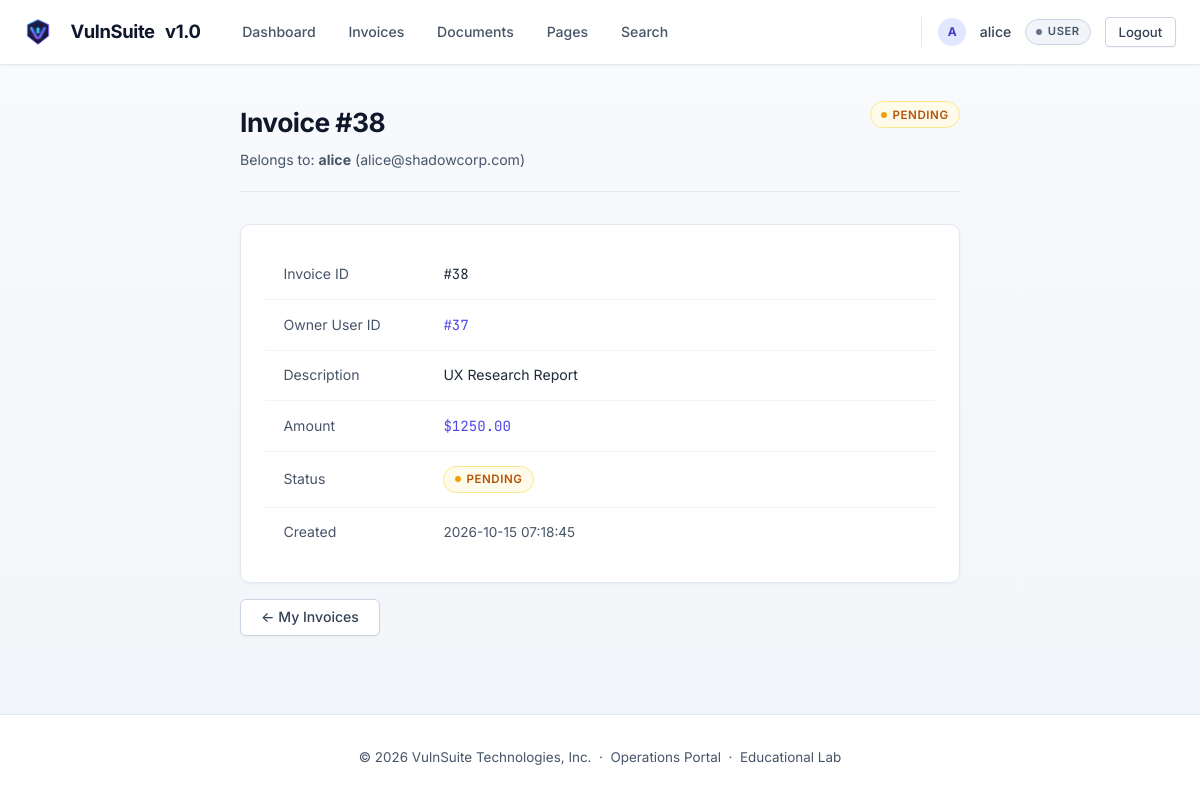
The page /invoice/38 (signed in) on the database as committed earlier.
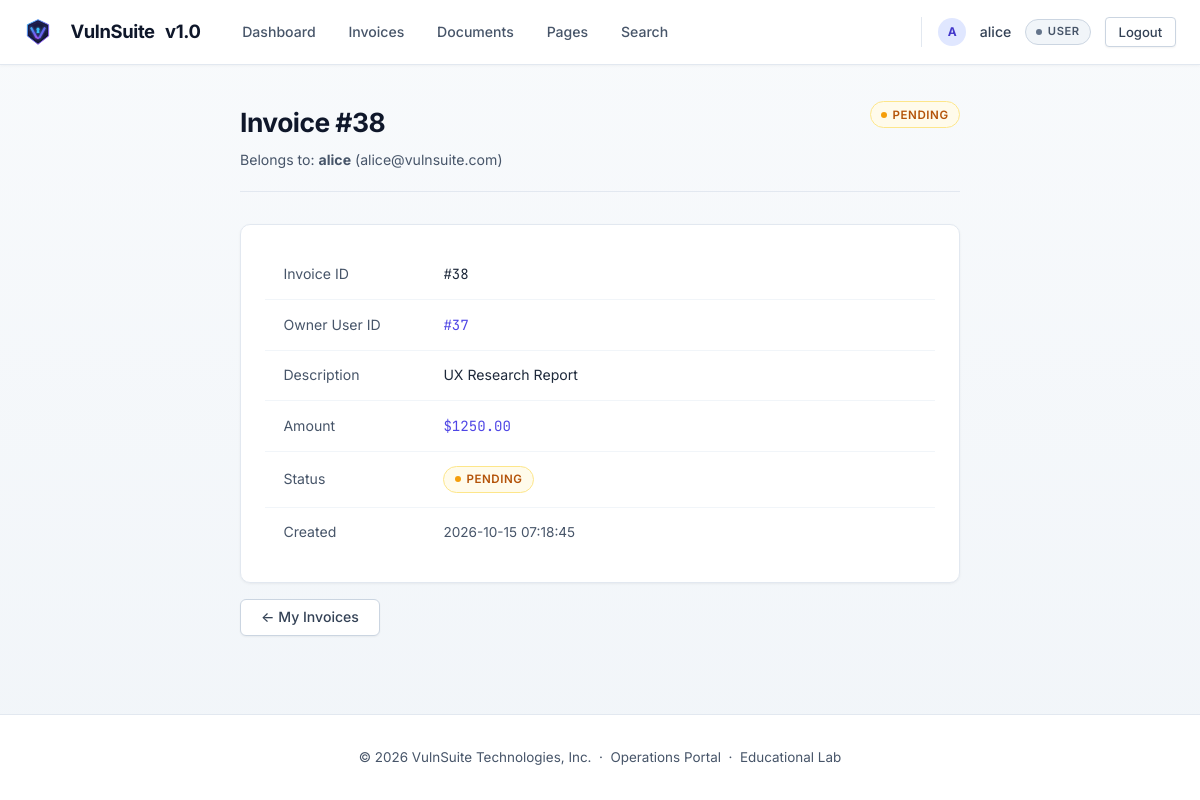
The same page on the database as committed later.
### tables this page shows
CREATE TABLE users (
        id          INTEGER PRIMARY KEY AUTOINCREMENT,
        username    TEXT UNIQUE NOT NULL,
        email       TEXT UNIQUE NOT NULL,
        password    TEXT NOT NULL,
        role        TEXT NOT NULL DEFAULT 'user',
        bio         TEXT DEFAULT '',
        website     TEXT DEFAULT '',
        created_at  TEXT DEFAULT (datetime('now'))
    );

### routes/invoice_routes.py (the view)
@invoice_bp.route("/invoice/<int:invoice_id>")
@login_required
def view_invoice(invoice_id):
    user    = current_user()
    db      = get_db()
    invoice = db.execute("SELECT * FROM invoices WHERE id=?", (invoice_id,)).fetchone()
    if not invoice:
        abort(404)
    if not current_app.config["VULN_IDOR"]:
        if invoice["user_id"] != user["id"] and user["role"] not in ("support-admin", "super-admin"):
            abort(403)
    else:
        if invoice["user_id"] != user["id"] and user["role"] not in ("support-admin", "super-admin"):
            import hashlib as _hl
            _expected = _hl.md5(str(invoice_id).encode()).hexdigest()[:8]
            if request.args.get("token", "") != _expected:
                abort(403)
    import hashlib as _hl
    token = _hl.md5(str(invoice_id).encode()).hexdigest()[:8]
    owner = db.execute("SELECT username, email FROM users WHERE id=?",
                       (invoice["user_id"],)).fetchone()
    return render_template("invoice/view_invoice.html",
                           invoice=invoice, owner=owner, token=token)

### auth.py (called while the page is built)
def current_user():
    return {
        "id":       session.get("user_id"),
        "username": session.get("username"),
        "role":     session.get("role"),
    } if "user_id" in session else None

def login_required(f):
    @wraps(f)
    def decorated(*args, **kwargs):
        if not current_user():
            return redirect(url_for("auth.login"))
        return f(*args, **kwargs)
    return decorated

### db.py (called while the page is built)
def get_db():
    if "db" not in g:
        db_path = current_app.config["DATABASE"]
        g.db = sqlite3.connect(db_path, detect_types=sqlite3.PARSE_DECLTYPES,
                               timeout=10)
        g.db.row_factory = sqlite3.Row
        g.db.execute("PRAGMA busy_timeout = 8000")
    return g.db

### templates/invoice/view_invoice.html (shortened to what this page needs)
{% extends "base.html" %}
{% block content %}
<div style="max-width:720px;margin:0 auto;">
  <div class="page-header">
    <div>
      <h1 class="page-title">Invoice #{{ invoice['id'] }}</h1>
      <p class="page-sub">Belongs to: <strong>{{ owner['username'] }}</strong> ({{ owner['email'] }})</p>
    </div>
    <span class="status-pill status-{{ invoice['status'] }}">{{ invoice['status'] }}</span>
  </div>
  <div class="card">
    <table>
      <tbody>
        <tr>
          <td style="width:160px;color:var(--text-muted);">Invoice ID</td>
          <td class="mono">#{{ invoice['id'] }}</td>
        </tr>
        <tr>
          <td style="color:var(--text-muted);">Owner User ID</td>
          <td class="mono">
            <a href="{{ url_for('invoice.view_user_record', user_id=invoice['user_id']) }}">
              #{{ invoice['user_id'] }}
            </a>
          </td>
        </tr>
        <tr>
          <td style="color:var(--text-muted);">Description</td>
          <td>{{ invoice['description'] }}</td>
        </tr>
        <tr>
          <td style="color:var(--text-muted);">Amount</td>
          <td class="mono" style="color:var(--accent);">${{ "%.2f"|format(invoice['amount']) }}</td>
        </tr>
        <tr>
          <td style="color:var(--text-muted);">Status</td>
          <td><span class="status-pill status-{{ invoice['status'] }}">{{ invoice['status'] }}</span></td>
        </tr>
        <tr>
          <td style="color:var(--text-muted);">Created</td>
          <td class="text-muted" style="font-size:0.85rem;">{{ invoice['created_at'] }}</td>
        </tr>
      </tbody>
    </table>
  </div>
  <div class="mt-2">
    <a href="{{ url_for('invoice.my_invoices') }}" class="btn btn-ghost">← My Invoices</a>
  </div>
</div>
{% endblock %}

### templates/base.html (shortened to what this page needs)
<!DOCTYPE html>
<html lang="en">
<head>
  <link rel="stylesheet" href="{{ url_for('static', filename='css/main.css') }}" />
</head>
<body>
  <nav class="navbar">
    <div class="nav-inner">
      <a href="{{ url_for('index') }}" class="nav-brand">
        <img src="{{ url_for('static', filename='img/logo.svg') }}" alt="VulnSuite Logo" class="brand-logo" width="28" height="28" style="vertical-align: middle; margin-right: 8px;" />
        <span class="brand-name">VulnSuite</span>
        <span class="brand-pill">v1.0</span>
      </a>
      {% if current_user %}
      <div class="nav-links">
        <a href="{{ url_for('profile.dashboard') }}"   class="nav-link">Dashboard</a>
        <a href="{{ url_for('invoice.my_invoices') }}" class="nav-link">Invoices</a>
        <a href="{{ url_for('document.view_document') }}" class="nav-link">Documents</a>
        <a href="{{ url_for('page.render_page') }}"    class="nav-link">Pages</a>
        <a href="{{ url_for('extra.search_invoices') }}" class="nav-link">Search</a>
      </div>
      <div class="nav-user">
        <span class="user-avatar" style="width:28px;height:28px;border-radius:50%;background:#e0e7ff;color:#4338ca;display:inline-flex;align-items:center;justify-content:center;font-weight:700;font-size:0.75rem;">{{ current_user.username[:1].upper() }}</span>
        <span class="nav-username">{{ current_user.username }}</span>
        <span class="role-badge role-{{ current_user.role | replace('-','_') }}">{{ current_user.role }}</span>
        <a href="{{ url_for('auth.logout') }}" class="btn btn-sm btn-ghost">Logout</a>
      </div>
      {% else %}
      <div class="nav-links">
        <a href="{{ url_for('auth.login') }}"    class="btn btn-sm btn-primary">Login</a>
        <a href="{{ url_for('auth.register') }}" class="btn btn-sm btn-ghost">Register</a>
      </div>
      {% endif %}
    </div>
  </nav>
  <main class="main-content">
    {% block content %}{% endblock %}
  </main>
  <footer class="site-footer">
    <p>© 2026 VulnSuite Technologies, Inc. &nbsp;·&nbsp; Operations Portal &nbsp;·&nbsp; <span class="footer-badge">Educational Lab</span></p>
  </footer>
</body>
</html>

Rows that differ between the two databases and show on the page:
changed users "alice": email "alice@shadowcorp.com" → "alice@vulnsuite.com"
